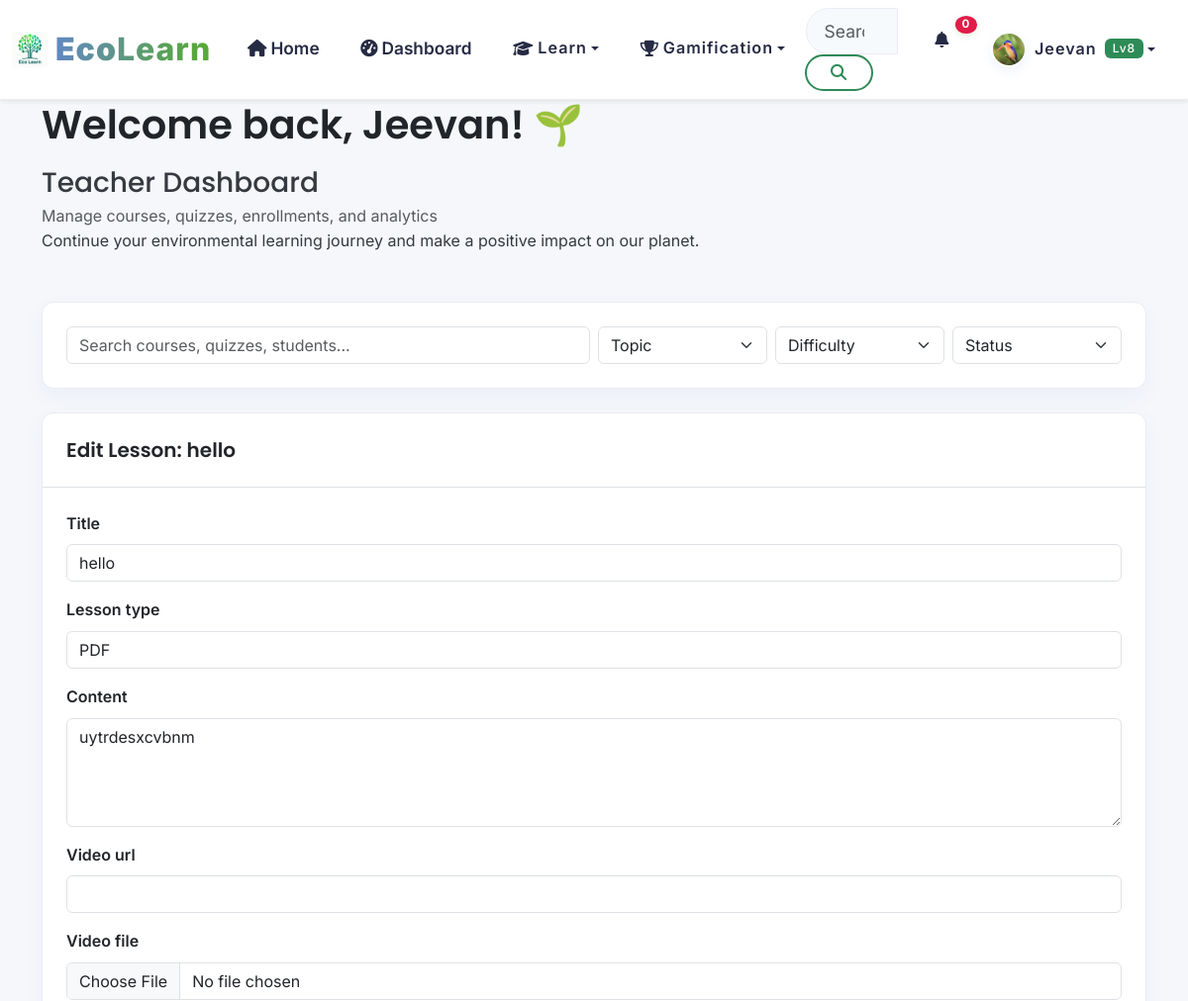
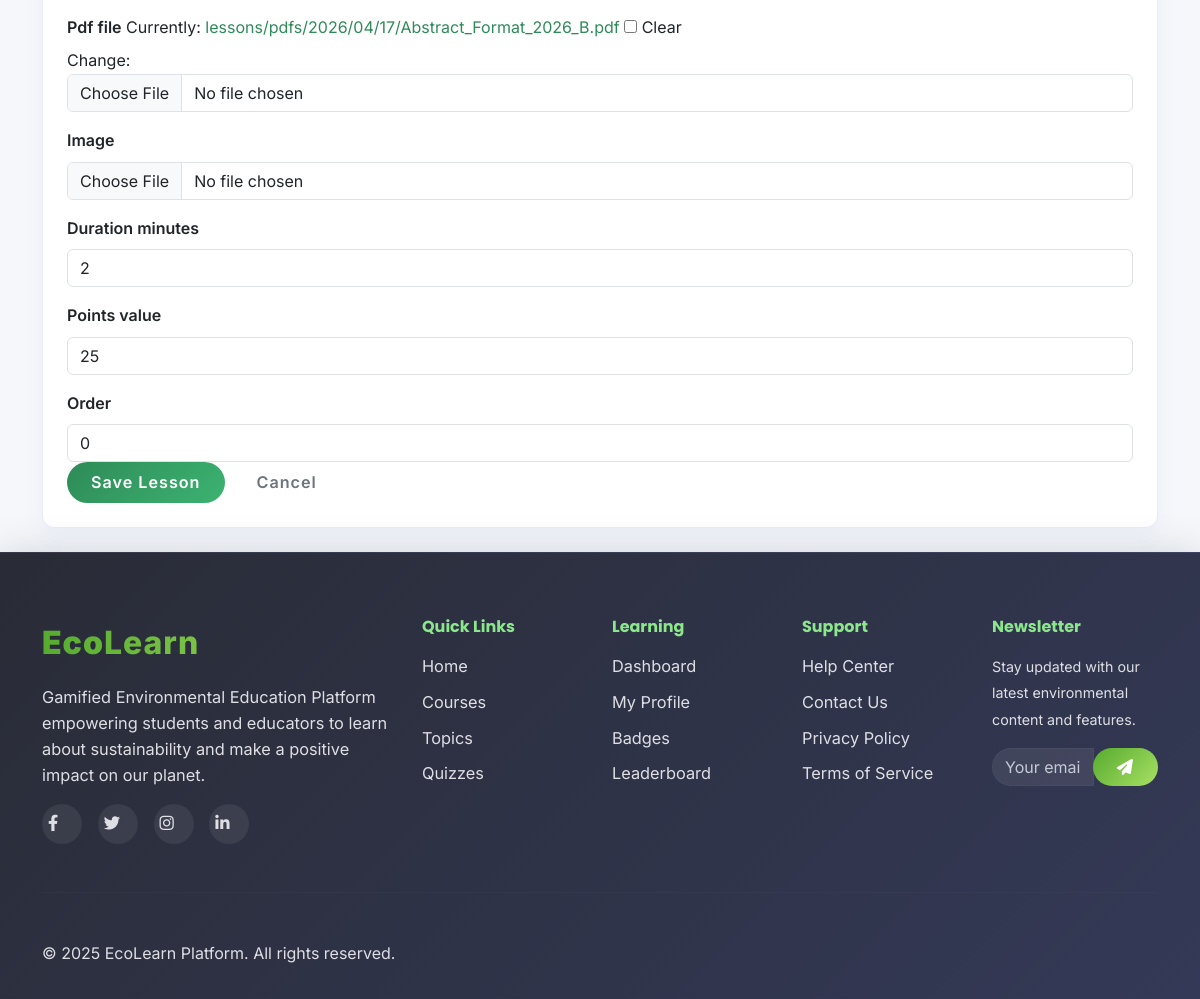
The page /teacher/lessons/8/edit/ (signed in) on the database its author committed (2 pictures, top to bottom).
### apps/accounts/models.py (models this page shows, shortened)
class User(AbstractUser):
    email = models.EmailField(unique=True)
    first_name = models.CharField(max_length=30)
    last_name = models.CharField(max_length=30)
    USER_TYPES = (
        ('student', 'Student'),
        ('teacher', 'Teacher'),
        ('admin', 'Administrator'),
    )
    user_type = models.CharField(max_length=20, choices=USER_TYPES, default='student')
    institution = models.CharField(max_length=100, blank=True)
    grade_level = models.CharField(max_length=20, blank=True)
    student_id = models.CharField(max_length=100, blank=True)  # NEW
    avatar = models.ImageField(upload_to='avatars/', blank=True, null=True)
    bio = models.TextField(max_length=500, blank=True)
    date_of_birth = models.DateField(blank=True, null=True)
    phone = models.CharField(max_length=20, blank=True)  # NEW
    total_points = models.IntegerField(default=0)
    level = models.IntegerField(default=1)
    experience_points = models.IntegerField(default=0)
    last_login_streak = models.IntegerField(default=0)
    total_lessons_completed = models.IntegerField(default=0)
    total_quizzes_taken = models.IntegerField(default=0)
    preferred_language = models.CharField(max_length=10, default='en')
    notifications_enabled = models.BooleanField(default=True)
    email_notifications = models.BooleanField(default=False)
    show_on_leaderboard = models.BooleanField(default=True)
    learning_style = models.CharField(max_length=50, blank=True)
    created_at = models.DateTimeField(auto_now_add=True)
    updated_at = models.DateTimeField(auto_now=True)
    is_verified = models.BooleanField(default=False)
    USERNAME_FIELD = 'email'
    REQUIRED_FIELDS = ['username', 'first_name', 'last_name']
    class Meta:
        db_table = 'users'
        verbose_name = 'User'
        verbose_name_plural = 'Users'

### apps/core/models.py (models this page shows, shortened)
class Lesson(models.Model):
    LESSON_TYPE_CHOICES = [
        ('text', 'Text'),
        ('video', 'Video'),
        ('pdf', 'PDF'),
        ('image', 'Image'),
        ('quiz', 'Quiz'),
        ('assignment', 'Assignment'),
        ('practical', 'Practical'),
    ]
    module = models.ForeignKey(Module, on_delete=models.CASCADE, related_name='lessons')
    title = models.CharField(max_length=200)
    content = models.TextField(blank=True, null=True)
    video_url = models.URLField(
        blank=True,
        null=True,
        help_text="Add YouTube video embed URL (e.g., https://www.youtube.com/embed/abc123)"
    )
    video_file = models.FileField(
        upload_to='lessons/videos/%Y/%m/%d/',
        blank=True,
        null=True,
        help_text="Upload a video file from your system (MP4, WebM, OGG supported)"
    )
    pdf_file = models.FileField(
        upload_to='lessons/pdfs/%Y/%m/%d/',
        blank=True,
        null=True,
        help_text="Upload a PDF file for this lesson"
    )
    image = models.ImageField(
        upload_to='lessons/images/%Y/%m/%d/',
        blank=True,
        null=True,
        help_text="Upload an image for this lesson"
    )
    lesson_type = models.CharField(
        max_length=20,
        choices=LESSON_TYPE_CHOICES,
        default='text'
    )
    duration_minutes = models.IntegerField(
        default=0,
        help_text="Video duration in minutes"
    )
    points_value = models.PositiveIntegerField(
        default=25,
        help_text="Points awarded for completing this lesson"
    )
    order = models.IntegerField(default=0)
    created_at = models.DateTimeField(auto_now_add=True)
    updated_at = models.DateTimeField(auto_now=True)
    class Meta:
        ordering = ['order']

### apps/teachers/views.py (the view)
# urls.py: path('lessons/<int:lesson_id>/edit/', views.lesson_update, name='lesson_update'),
@teacher_required
def lesson_update(request, lesson_id):
    lesson = _get_teacher_lesson_or_404(request.user, lesson_id)
    form = LessonEditForm(request.POST or None, request.FILES or None, instance=lesson)
    if request.method == 'POST' and form.is_valid():
        form.save()
        messages.success(request, 'Lesson updated successfully.')
        return redirect('teacher:course_builder', course_id=lesson.module.course_id)
    return render(
        request,
        'teachers/lesson_form.html',
        {
            'form': form,
            'lesson': lesson,
            'module': lesson.module,
            'course': lesson.module.course,
            **_teacher_base_context(),
        },
    )

### templates/teachers/lesson_form.html (shortened to what this page needs)
{% extends 'teachers/base.html' %}
{% block teacher_content %}
<div class="card">
    <div class="card-header">
        <h5 class="mb-0">Edit Lesson: {{ lesson.title }}</h5>
    </div>
    <div class="card-body">
        <form method="post" enctype="multipart/form-data">
            <div class="row g-3">
                {% for field in form %}
                <div class="col-12">
                    <label class="form-label fw-semibold" for="{{ field.id_for_label }}">{{ field.label }}</label>
                    {{ field }}
                </div>
                {% endfor %}
            </div>
            <div class="d-flex gap-2">
                <button type="submit" class="btn btn-primary">Save Lesson</button>
                <a href="{% url 'teacher:course_builder' course.id %}" class="btn btn-outline-secondary">Cancel</a>
            </div>
        </form>
    </div>
</div>
{% endblock %}

### templates/teachers/base.html (shortened to what this page needs)
{% extends 'base.html' %}
{% load static %}
{% block extra_css %}
<link rel="stylesheet" href="{% static 'teachers/css/teachers.css' %}">
{% endblock %}
{% block content %}
<div class="container py-4 teacher-dashboard">
    <div class="row mb-4">
        <div class="col-12">
            <div class="welcome-card">
                <div class="row align-items-center">
                    <div class="col-md-8">
                        <h1 class="welcome-title">
                            Welcome back, {{ user.first_name|default:user.username }}! 🌱
                        </h1>     <h1 class="h3 mb-1">Teacher Dashboard</h1>
            <p class="text-muted mb-0">Manage courses, quizzes, enrollments, and analytics</p>
                            <p class="welcome-subtitle mb-4">
                            Continue your environmental learning journey and make a positive impact on our planet.
                        </p>
                    </div>
                </div>
            </div>
        </div>
    </div>
    <div class="card mb-4">
        <div class="card-body">
            <div class="row g-2 align-items-center">
                <div class="col-md-6">
                    <input type="search" id="teacherSearchInput" class="form-control" placeholder="Search courses, quizzes, students...">
                </div>
                <div class="col-md-2">
                    <select id="teacherSearchTopic" class="form-select">
                        <option value="">Topic</option>
                    </select>
                </div>
                <div class="col-md-2">
                    <select id="teacherSearchDifficulty" class="form-select">
                        <option value="">Difficulty</option>
                    </select>
                </div>
                <div class="col-md-2">
                    <select id="teacherSearchStatus" class="form-select">
                        <option value="">Status</option>
                    </select>
                </div>
            </div>
        </div>
    </div>
    {% block teacher_content %}{% endblock %}
</div>
{% endblock %}

### templates/components/navigation.html (shortened to what this page needs)
{% load static %}
<nav class="navbar navbar-expand-lg navbar-light bg-white shadow-sm fixed-top">
    <div class="container-fluid">
        <a class="navbar-brand d-flex align-items-center" href="{% url 'core:home' %}">
            <img src="{% static 'images/Logos.png' %}" alt="EEP Logo" class="navbar-logo me-2" style="height: 32px;">
            <span class="brand-text"><strong class="text-primary">Eco</strong><span class="text-success">Learn</span></span>
        </a>
        <div class="collapse navbar-collapse" id="navbarNav">
            <ul class="navbar-nav me-auto">
                <li class="nav-item">
                    <a class="nav-link {% if request.resolver_match.url_name == 'home' %}active{% endif %}" href="{% url 'core:home' %}">
                        <i class="fas fa-home me-1"></i>Home
                    </a>
                </li>
                {% if user.is_authenticated %}
                    {% if user.user_type != 'teacher' %}
                    <li class="nav-item">
                        <a class="nav-link {% if request.resolver_match.url_name == 'dashboard' %}active{% endif %}" href="{% url 'core:dashboard' %}">
                            <i class="fas fa-tachometer-alt me-1"></i>Dashboard
                        </a>
                    </li>
                    {% endif %}
                {% endif %}
                 {% if user.user_type != 'teacher' %}
                <li class="nav-item dropdown">
                    <button class="nav-link dropdown-toggle btn btn-link border-0 bg-transparent" type="button" data-bs-toggle="dropdown">
                        <i class="fas fa-graduation-cap me-1"></i>Learn
                    </button>
                </li>
                {% endif %}
                {% if user.is_authenticated %}
                <li class="nav-item dropdown">
                    <button class="nav-link dropdown-toggle btn btn-link border-0 bg-transparent" type="button" data-bs-toggle="dropdown">
                        <i class="fas fa-trophy me-1"></i>Gamification
                    </button>
                </li>
                {% endif %}
            </ul>
            <form class="d-flex me-3" role="search">
                <div class="input-group">
                    <input class="form-control search-input" type="search" placeholder="Search courses, topics..." aria-label="Search" id="globalSearch">
                    <button class="btn btn-outline-primary" type="submit">
                        <i class="fas fa-search"></i>
                    </button>
                </div>
            </form>
            <ul class="navbar-nav">
                {% if user.is_authenticated %}
                    <li class="nav-item dropdown">
                        <button class="nav-link notification-toggle btn btn-link border-0 bg-transparent" type="button" data-bs-toggle="dropdown">
                            <i class="fas fa-bell"></i>
                            <span class="notification-badge" id="notificationCount">0</span>
                        </button>
                    </li>
                    <li class="nav-item dropdown">
                        <button class="nav-link dropdown-toggle user-menu btn btn-link border-0 bg-transparent" type="button" data-bs-toggle="dropdown">
                            <img src="{% if user.avatar %}{{ user.avatar.url }}{% else %}{% static 'images/avatars/default.png' %}{% endif %}" alt="Profile" class="user-avatar me-2">
                            <span class="user-name">{{ user.first_name }}</span>
                            <span class="user-level badge bg-primary ms-2">Lv{{ user_level }}</span>
                        </button>
                    </li>
                {% endif %}
            </ul>
        </div>
    </div>
</nav>

### rows shown on the page
User: avatar (picture), first_name "Jeevan"
Lesson: title "hello", form "hello" "PDF" "uytrdesxcvbnm" "2" "25" "0"

### other values the page prints
{{ user_level }} "8"
{{ field.label }} "Title" "Lesson type" "Content" "Video url" "Video file" "Pdf file" "Image" "Duration minutes" "Points value" "Order"
